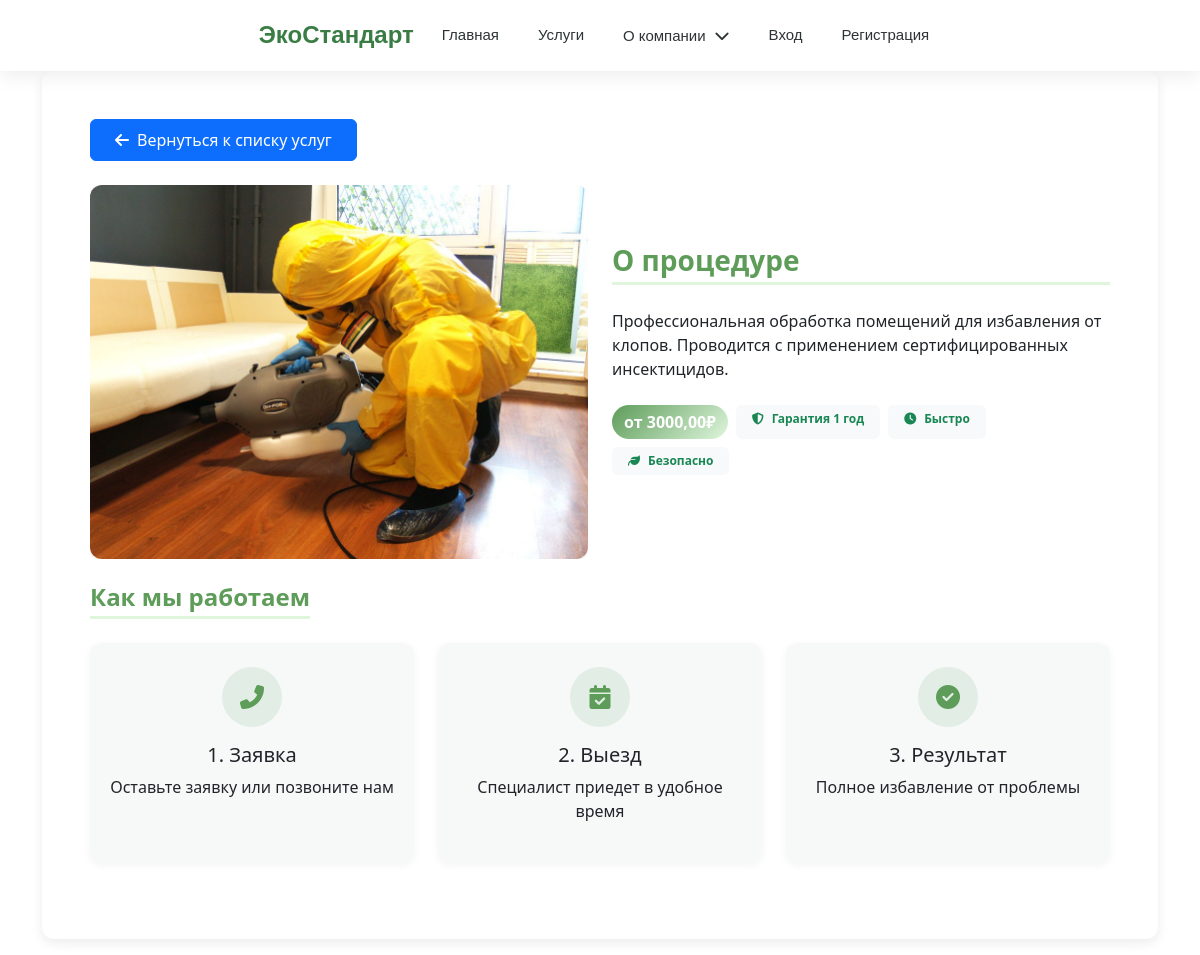
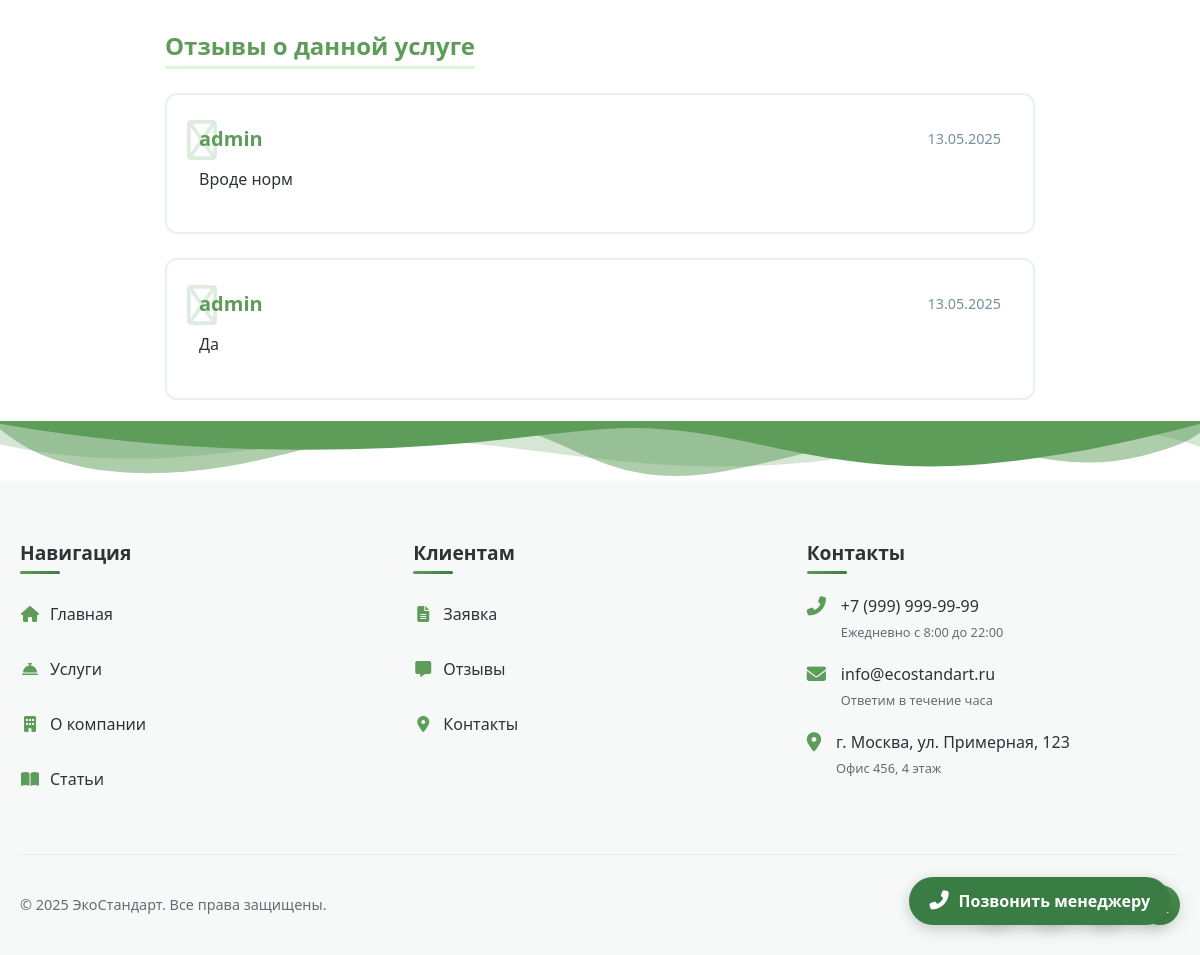
Screenshot of /accounts/services/1/ with the database file from the repository (2 pictures, top to bottom).
### accounts/models.py (models this page shows, shortened)
class Service(models.Model):
    name = models.CharField(max_length=200)
    description = models.TextField()
    price_min = models.DecimalField(max_digits=10, decimal_places=2, verbose_name="Минимальная цена", default=0.00)
    price_max = models.DecimalField(max_digits=10, decimal_places=2, verbose_name="Максимальная цена", default=0.00)
    equipment_image = models.ImageField(upload_to='equipment/', blank=True, null=True)

class Review(models.Model):
    service = models.ForeignKey(Service, on_delete=models.CASCADE, null=True, blank=True, related_name='reviews')
    user = models.ForeignKey(User, on_delete=models.CASCADE, related_name='reviews')
    name = models.CharField(max_length=100, verbose_name="Имя")
    text = models.TextField(verbose_name="Текст отзыва")
    created_at = models.DateTimeField(auto_now_add=True, verbose_name="Дата создания")

### accounts/views.py (the view)
# urls.py: path('services/<int:pk>/', views.service_detail, name='service_detail'),
def service_detail(request, pk):
    service = get_object_or_404(Service, pk=pk)
    return render(request, 'accounts/service_detail.html', {'service': service})

### templates/accounts/service_detail.html (shortened to what this page needs)
{% load static %}
<!DOCTYPE html>
<html lang="ru">
<head>
    <link href="https://cdn.jsdelivr.net/npm/bootstrap@5.3.2/dist/css/bootstrap.min.css" rel="stylesheet" />
    <link rel="stylesheet" href="https://cdnjs.cloudflare.com/ajax/libs/font-awesome/6.4.2/css/all.min.css" />
</head>
<body>
{% include 'includes/navbar.html' %}
<div class="container mb-5 main-content">
    <div class="card-service p-4 p-md-5">
        <div class="mb-4">
            <a href="{% url 'services' %}" class="btn btn-primary px-4 py-2">
                <i class="fas fa-arrow-left me-2"></i>Вернуться к списку услуг
            </a>
        </div>
        <div class="row g-4 mb-4">
            <div class="col-md-6">
                <div class="overflow-hidden rounded-3">
                    {% if service.equipment_image %}
                    <img src="{{ service.equipment_image.url }}" class="service-image" alt="{{ service.name }}" />
                    {% else %}
                    <img src="{% static 'images/default-equipment.png' %}" class="service-image" alt="Default equipment image" />
                    {% endif %}
                </div>
            </div>
            <div class="col-md-6 d-flex flex-column justify-content-center">
                <h3 class="section-header">О процедуре</h3>
                <p class="mb-4">{{ service.description }}</p>
                <div class="d-flex flex-wrap gap-2 mb-4">
                    <span class="price-badge">
                        от {{ service.price_min }}₽
                    </span>
                    <span class="badge bg-light text-success py-2 px-3 fw-semibold">
                        <i class="fas fa-shield-alt me-2"></i>Гарантия 1 год
                    </span>
                    <span class="badge bg-light text-success py-2 px-3 fw-semibold">
                        <i class="fas fa-clock me-2"></i>Быстро
                    </span>
                    <span class="badge bg-light text-success py-2 px-3 fw-semibold">
                        <i class="fas fa-leaf me-2"></i>Безопасно
                    </span>
                </div>
            </div>
        </div>
        <h4 class="section-header">Как мы работаем</h4>
        <div class="row g-4 mb-4">
            <div class="col-md-4">
                <div class="work-step">
                    <div class="work-step-icon">
                        <i class="fas fa-phone-alt"></i>
                    </div>
                    <h5 class="work-step-title">1. Заявка</h5>
                    <p class="work-step-desc">Оставьте заявку или позвоните нам</p>
                </div>
            </div>
            <div class="col-md-4">
                <div class="work-step">
                    <div class="work-step-icon">
                        <i class="fas fa-calendar-check"></i>
                    </div>
                    <h5 class="work-step-title">2. Выезд</h5>
                    <p class="work-step-desc">Специалист приедет в удобное время</p>
                </div>
            </div>
            <div class="col-md-4">
                <div class="work-step">
                    <div class="work-step-icon">
                        <i class="fas fa-check-circle"></i>
                    </div>
                    <h5 class="work-step-title">3. Результат</h5>
                    <p class="work-step-desc">Полное избавление от проблемы</p>
                </div>
            </div>
        </div>
    </div>
</div>
<div class="reviews-section">
    <h4 class="section-header">Отзывы о данной услуге</h4>
    <div class="row g-4">
        {% if service.reviews.all %}
            {% for review in service.reviews.all %}
                <div class="col-12">
                    <div class="review-card">
                        <div class="review-content">
                            <div class="review-header">
                                <h5 class="review-author">{{ review.name }}</h5>
                                <span class="review-date">{{ review.created_at|date:"d.m.Y" }}</span>
                            </div>
                            <p class="review-text">{{ review.text }}</p>
                        </div>
                    </div>
                </div>
            {% endfor %}
        {% endif %}
    </div>
</div>
{% include 'includes/call_manager_button.html' %}
{% include 'includes/footer.html' %}
</body>
</html>

### templates/accounts/service_detail.html (style rules this page uses)
:root { --primary: #2E7D32; --primary-light: #4CAF50; --accent: #FFC107; --dark: #263238; --light: #F5F5F5; --clean-white: #FFFFFF; }
body { font-family: 'Manrope', sans-serif; background-color: var(--light); color: var(--dark); }
.card-service { border: none; border-radius: 12px; overflow: hidden; background: var(--clean-white); box-shadow: 0 4px 12px rgba(0, 0, 0, 0.08); transition: all 0.3s ease; border-bottom: 4px solid transparent; }
.service-image { border-radius: 12px; box-shadow: 0 10px 30px rgba(0, 0, 0, 0.1); transition: transform 0.3s ease; width: 100%; height: auto; object-fit: cover; }
.price-badge { background: linear-gradient(135deg, var(--primary), var(--primary-light)); color: white; border-radius: 20px; padding: 5px 12px; font-weight: 600; font-size: 1rem; display: inline-block; }
.btn-primary { background-color: var(--primary); border: none; border-radius: 8px; padding: 8px 18px; font-weight: 600; transition: all 0.3s; }
.main-content { max-width: 900px; margin: 0 auto; }
.section-header { color: var(--primary); font-weight: 700; margin-bottom: 1.5rem; border-bottom: 3px solid var(--primary-light); padding-bottom: 0.3rem; display: inline-block; }
.work-step { background-color: var(--light); border-radius: 12px; padding: 1.5rem 1rem; text-align: center; box-shadow: 0 2px 8px rgba(0,0,0,0.05); transition: box-shadow 0.3s ease; height: 100%; }
.work-step-icon { background-color: rgba(46, 125, 50, 0.1); color: var(--primary); width: 60px; height: 60px; border-radius: 50%; display: flex; align-items: center; justify-content: center; margin: 0 auto 1rem auto; font-size: 1.5rem; }
.reviews-section { max-width: 900px; margin: 3rem auto; padding: 0 15px; }
.review-card { background: var(--clean-white); border: 2px solid rgba(46, 125, 50, 0.1); border-radius: 12px; transition: all 0.3s ease; position: relative; overflow: hidden; }
.review-card::before { content: "\f10d"; font-family: "Font Awesome 6 Free"; position: absolute; top: 15px; left: 20px; color: rgba(46, 125, 50, 0.15); font-size: 2.5rem; z-index: 1; }
.review-content { position: relative; z-index: 2; padding: 2rem 2rem 1.5rem; }
.review-header { display: flex; align-items: center; margin-bottom: 1rem; }
.review-author { color: var(--primary); font-weight: 700; margin: 0; }
.review-date { color: #78909c; font-size: 0.9rem; margin-left: auto; }
.review-text { color: var(--dark); line-height: 1.6; margin-bottom: 1rem; }

### templates/includes/navbar.html (style rules this page uses)
:root { --primary: #5D9C59; --primary-light: #DFF6DD; --primary-dark: #3A7D44; --primary-gradient: linear-gradient(135deg, #5D9C59 0%, #3A7D44 100%); --accent: #FFD166; --accent-gradient: linear-gradient(135deg, #FFD166 0%, #F9A825 100%); --danger: #EF476F; --danger-gradient: linear-gradient(135deg, #EF476F 0%, #D63031 100%); --dark: #2D3436; --light: #F7F9F9; --glass-bg: rgba(255, 255, 255, 0.85); --glass-border: rgba(255, 255, 255, 0.2); --shadow-sm: 0 2px 8px rgba(0, 0, 0, 0.05); --shadow-md: 0 4px 20px rgba(0, 0, 0, 0.08); --shadow-lg: 0 8px 30px rgba(0, 0, 0, 0.12); --shadow-xl: 0 15px 50px rgba(0, 0, 0, 0.15); --blur: blur(12px); }
* { box-sizing: border-box; margin: 0; padding: 0; }

### rows the page displays
Service: equipment_image (picture), description "Профессиональная обработка помещений для избавления от клопов. Проводится с применением сертифицированных инсектицидов.", price_min "3000,00"
Review: name "admin", created_at "13.05.2025", text "Вроде норм"
Review: name "admin", created_at "13.05.2025", text "Да"
